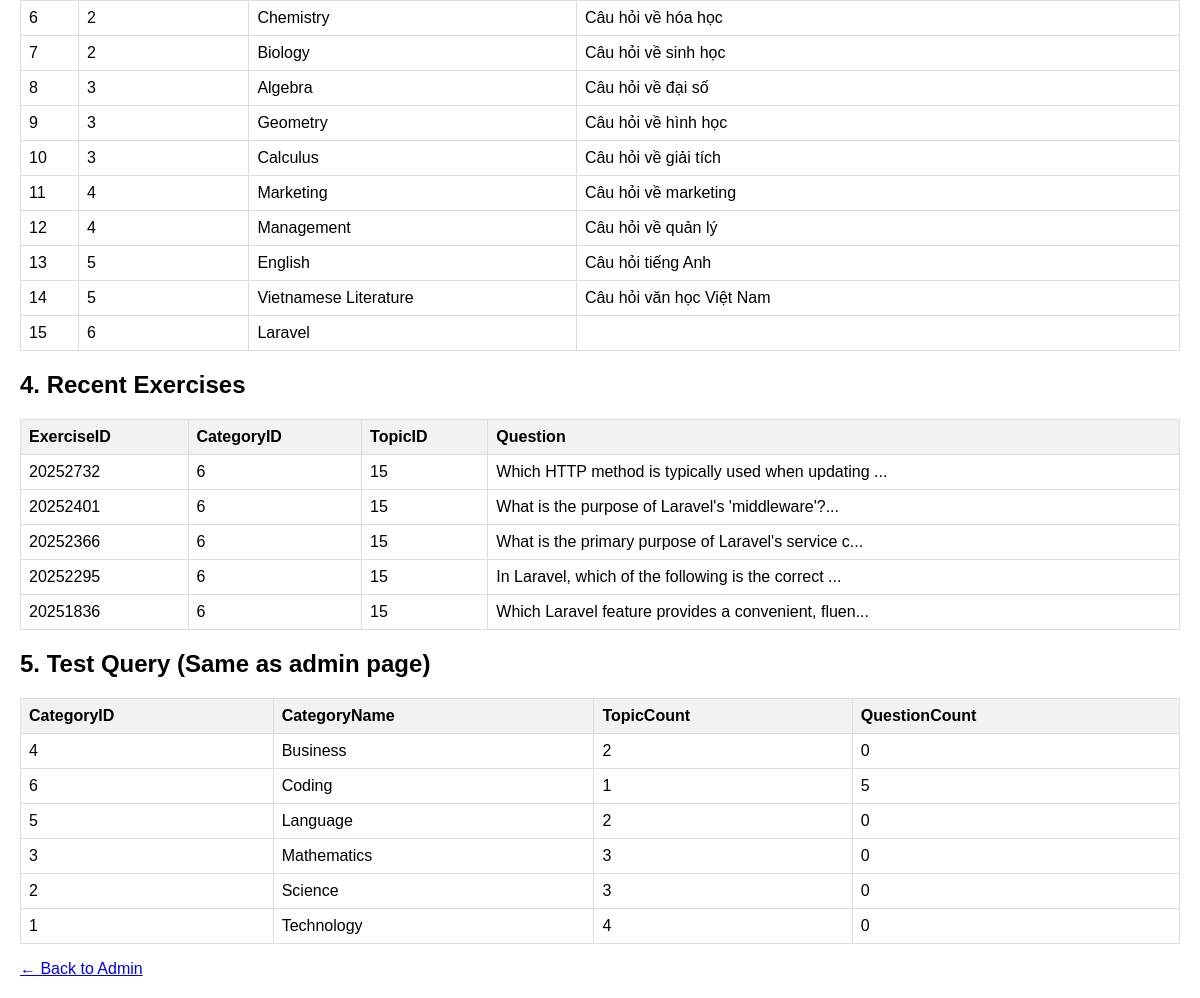
/admin/modules/exercises/simple_debug.php (signed in, lower part), run on an earlier commit of the app's database.
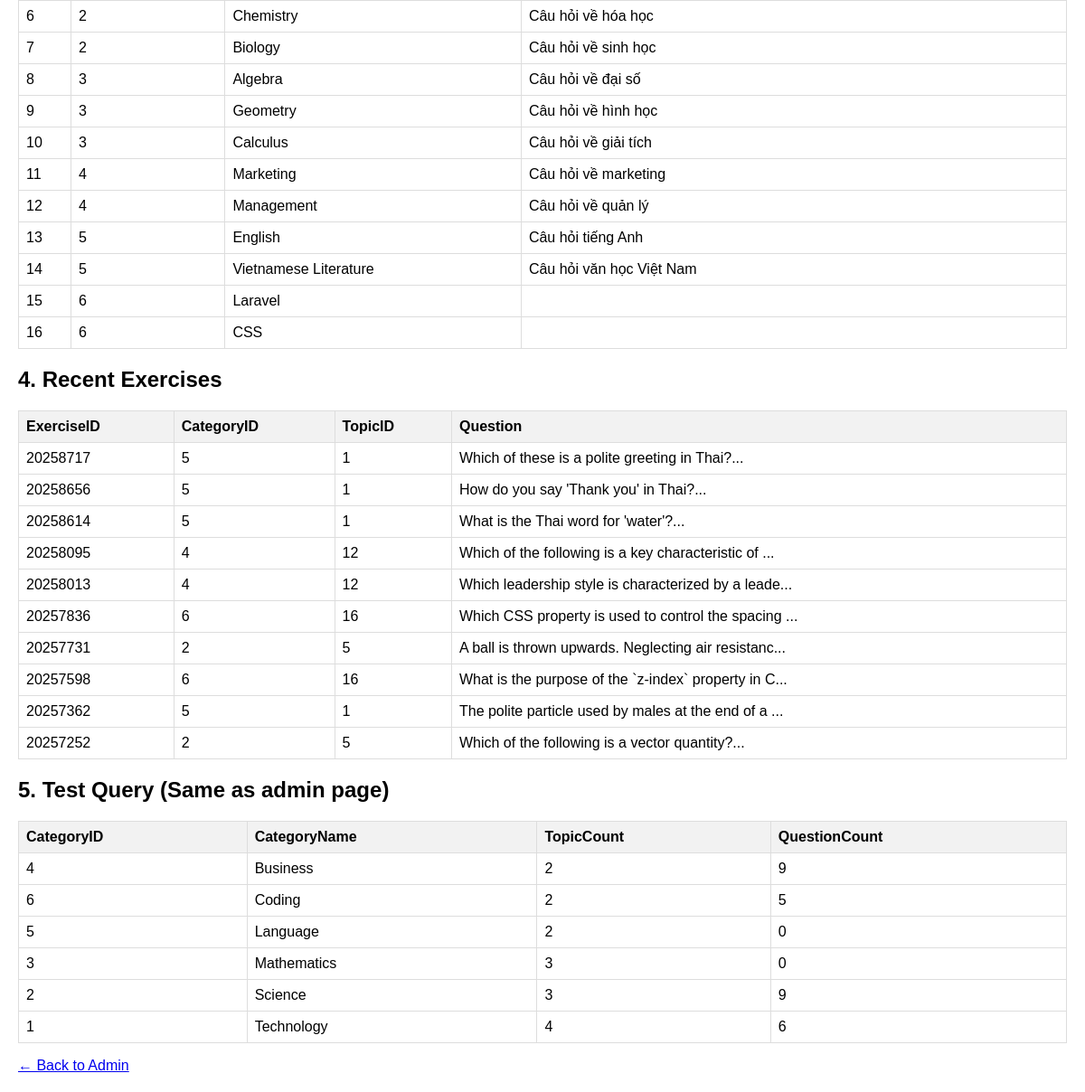
And on a later commit of the database.
### tables this page shows
CREATE TABLE `tbltopics` (
  `TopicID` int(11) NOT NULL,
  `CategoryID` int(11) NOT NULL,
  `TopicName` varchar(100) NOT NULL,
  `TopicDescription` text DEFAULT NULL,
  `CreatedAt` datetime DEFAULT current_timestamp(),
  `IsActive` tinyint(1) DEFAULT 1
);

CREATE TABLE `tblexercise` (
  `ExerciseID` int(11) NOT NULL,
  `LessonID` int(11) NOT NULL,
  `CategoryID` int(11) DEFAULT NULL,
  `TopicID` int(11) DEFAULT NULL,
  `Question` text NOT NULL,
  `ChoiceA` text NOT NULL,
  `ChoiceB` text NOT NULL,
  `ChoiceC` text NOT NULL,
  `ChoiceD` text NOT NULL,
  `Answer` varchar(90) NOT NULL,
  `ExercisesDate` date NOT NULL
);

CREATE TABLE `tblcategories` (
  `CategoryID` int(11) NOT NULL,
  `CategoryName` varchar(100) NOT NULL,
  `CategoryDescription` text DEFAULT NULL,
  `CreatedAt` datetime DEFAULT current_timestamp(),
  `IsActive` tinyint(1) DEFAULT 1
);

### include/database.php (called while the page is built, shortened)
<?php
class Database {
	var $sql_string = '';
	private $conn;
	public function open_connection() {
		$this->conn = mysqli_connect(server,user,pass);
		if(!$this->conn){
			echo "Problem in database connection! Contact administrator!";
			exit();
		}else{
			$db_select = mysqli_select_db($this->conn,database_name);
		}
	}
	function setQuery($sql='') {
		$this->sql_string=$sql;
	}
	function executeQuery() {
		$result = mysqli_query($this->conn,$this->sql_string);
		return $result;
	}
	private function confirm_query($result) {
		return $result;
	}
	function loadResultList( $key='' ) {
		$cur = $this->executeQuery();
		$array = array();
		while ($row = mysqli_fetch_object($cur)) {
			if ($key) {
				$array[$row->$key] = $row;
			} else {
				$array[] = $row;
			}
		}
		return $array;
	}
}
$mydb = new Database();
?>

### admin/modules/exercises/simple_debug.php (the view, shortened to what this page needs)
<?php
require_once ("../../../include/initialize.php");
?>
<!DOCTYPE html>
<html>
<head>
</head>
<body>
<?php
try {
    $sql = "SHOW TABLES LIKE 'tblcategories'";
    $mydb->setQuery($sql);
    $sql = "SHOW TABLES LIKE 'tbltopics'";
    $mydb->setQuery($sql);
    $sql = "DESCRIBE tblexercise";
    $mydb->setQuery($sql);
} catch (Exception $e) {
    echo "<p class='error'>Error checking tables: " . $e->getMessage() . "</p>";
}
?>
<?php
try {
    $sql = "SELECT * FROM tblcategories WHERE IsActive = 1";
    $mydb->setQuery($sql);
} catch (Exception $e) {
    echo "<p class='error'>Error: " . $e->getMessage() . "</p>";
}
?>
<?php
try {
    $sql = "SELECT * FROM tbltopics WHERE IsActive = 1";
    $mydb->setQuery($sql);
    $topics = $mydb->loadResultList();
    if (count($topics) > 0) {
        echo "<table>";
        foreach($topics as $topic) {
            echo "<tr><td>{$topic->TopicID}</td><td>{$topic->CategoryID}</td><td>{$topic->TopicName}</td><td>{$topic->TopicDescription}</td></tr>";
        }
        echo "</table>";
    } else {
        echo "<p class='error'>❌ No topics found!</p>";
    }
} catch (Exception $e) {
    echo "<p class='error'>Error: " . $e->getMessage() . "</p>";
}
?>
<h2>4. Recent Exercises</h2>
<?php
try {
    $sql = "SELECT ExerciseID, CategoryID, TopicID, LEFT(Question, 50) as Question FROM tblexercise ORDER BY ExerciseID DESC LIMIT 10";
    $mydb->setQuery($sql);
    $exercises = $mydb->loadResultList();
    if (count($exercises) > 0) {
        echo "<table>";
        echo "<tr><th>ExerciseID</th><th>CategoryID</th><th>TopicID</th><th>Question</th></tr>";
        foreach($exercises as $ex) {
            echo "<tr><td>{$ex->ExerciseID}</td><td>{$ex->CategoryID}</td><td>{$ex->TopicID}</td><td>{$ex->Question}...</td></tr>";
        }
        echo "</table>";
    } else {
        echo "<p class='error'>❌ No exercises found!</p>";
    }
} catch (Exception $e) {
    echo "<p class='error'>Error: " . $e->getMessage() . "</p>";
}
?>
<h2>5. Test Query (Same as admin page)</h2>
<?php
try {
    $sql = "SELECT c.*, COUNT(DISTINCT t.TopicID) as TopicCount, COUNT(DISTINCT e.ExerciseID) as QuestionCount
            FROM tblcategories c
            LEFT JOIN tbltopics t ON c.CategoryID = t.CategoryID AND t.IsActive = 1
            LEFT JOIN tblexercise e ON t.TopicID = e.TopicID
            WHERE c.IsActive = 1
            GROUP BY c.CategoryID
            ORDER BY c.CategoryName";
    $mydb->setQuery($sql);
    $result = $mydb->loadResultList();
    if (count($result) > 0) {
        echo "<table>";
        echo "<tr><th>CategoryID</th><th>CategoryName</th><th>TopicCount</th><th>QuestionCount</th></tr>";
        foreach($result as $row) {
            echo "<tr><td>{$row->CategoryID}</td><td>{$row->CategoryName}</td><td>{$row->TopicCount}</td><td>{$row->QuestionCount}</td></tr>";
        }
        echo "</table>";
    } else {
        echo "<p class='error'>❌ Query returned no results!</p>";
    }
} catch (Exception $e) {
    echo "<p class='error'>Query Error: " . $e->getMessage() . "</p>";
}
?>
<p><a href="index.php">← Back to Admin</a></p>
</body>
</html>

### admin/modules/exercises/simple_debug.php (style rules this page uses)
body { font-family: Arial; margin: 20px; }
table { border-collapse: collapse; width: 100%; margin: 10px 0; }
th { background-color: #f2f2f2; }

What changed in the data, as far as the page shows it:
removed tblexercise: ExerciseID "20252732", CategoryID "6", TopicID "15", Question "Which HTTP method is typically used when updating"
removed tblexercise: ExerciseID "20252401", CategoryID "6", TopicID "15", Question "What is the purpose of Laravel's 'middleware'?"
removed tblexercise: ExerciseID "20252366", CategoryID "6", TopicID "15", Question "What is the primary purpose of Laravel's service c"
removed tblexercise: ExerciseID "20252295", CategoryID "6", TopicID "15", Question "In Laravel, which of the following is the correct"
removed tblexercise: ExerciseID "20251836", CategoryID "6", TopicID "15", Question "Which Laravel feature provides a convenient, fluen"
added tbltopics: TopicID "16", CategoryID "6", TopicName "CSS"
added tblexercise: ExerciseID "20258717", CategoryID "5", TopicID "1", Question "Which of these is a polite greeting in Thai?"
added tblexercise: ExerciseID "20258656", CategoryID "5", TopicID "1", Question "How do you say 'Thank you' in Thai?"
added tblexercise: ExerciseID "20258614", CategoryID "5", TopicID "1", Question "What is the Thai word for 'water'?"
added tblexercise: ExerciseID "20258095", CategoryID "4", TopicID "12", Question "Which of the following is a key characteristic of"
added tblexercise: ExerciseID "20258013", CategoryID "4", TopicID "12", Question "Which leadership style is characterized by a leade"
added tblexercise: ExerciseID "20257836", CategoryID "6", TopicID "16", Question "Which CSS property is used to control the spacing"
added tblexercise: ExerciseID "20257731", CategoryID "2", TopicID "5", Question "A ball is thrown upwards. Neglecting air resistanc"
added tblexercise: ExerciseID "20257598", CategoryID "6", TopicID "16", Question "What is the purpose of the `z-index` property in C"
added tblexercise: ExerciseID "20257362", CategoryID "5", TopicID "1", Question "The polite particle used by males at the end of a"
added tblexercise: ExerciseID "20257252", CategoryID "2", TopicID "5", Question "Which of the following is a vector quantity?"
computed for tblcategories "Business": QuestionCount "0" → "9"
computed for tblcategories "Coding": TopicCount "1" → "2"
computed for tblcategories "Science": QuestionCount "0" → "9"
computed for tblcategories "Technology": QuestionCount "0" → "6"
